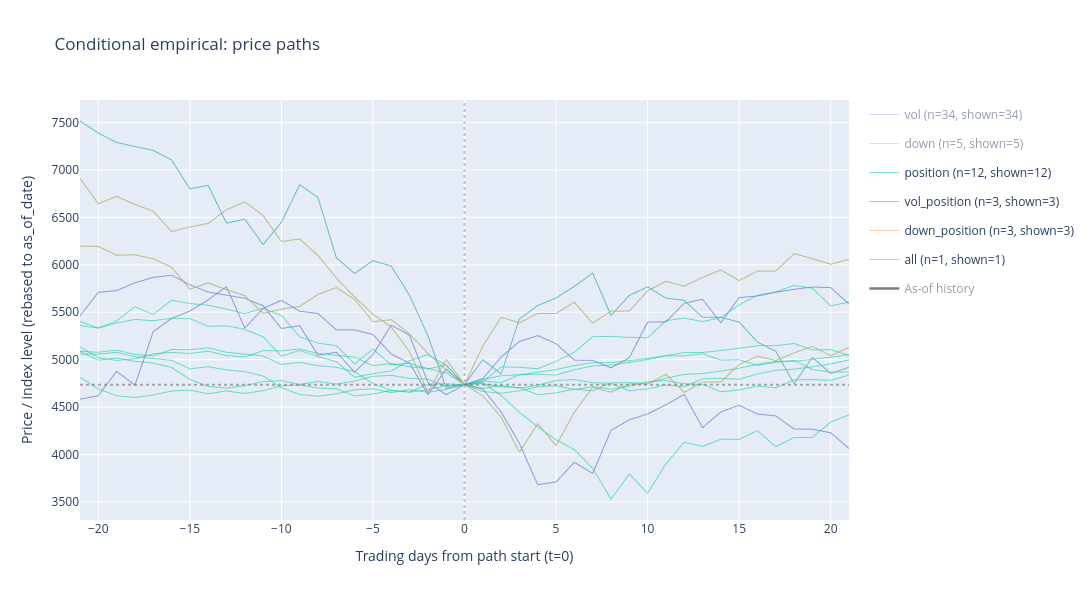

Write notebook code for a chart like this one.
### Code cell
conditional.plot_paths(show_paths=True, show_statistics=False, pct=False)
